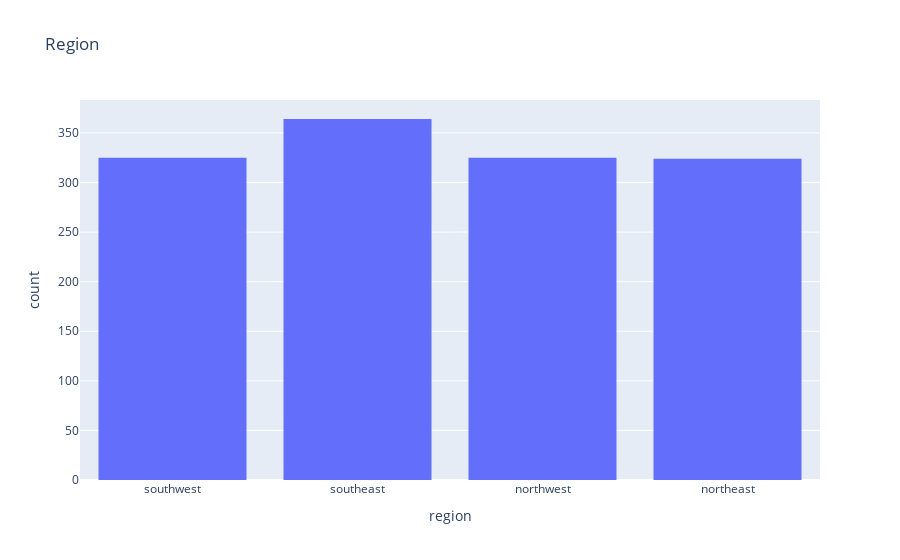

The cell this chart's notebook holds for it:
### Code cell
px.histogram(medical_df,x='region',title='Region')

### Figure 1 — Plotly figure (JSON) as saved in the notebook; plotly's stock layout.template omitted (floating-point values rounded to 4 significant figures; data arrays with more than 128 entries replaced by an {"elided": "..."} marker saying what was removed)
{"data": [{"bingroup": "x", "hovertemplate": "region=%{x}<br>count=%{y}<extra></extra>", "legendgroup": "", "marker": {"color": "#636efa", "pattern": {"shape": ""}}, "name": "", "orientation": "v", "showlegend": false, "type": "histogram", "x": {"elided": "1338 str values"}, "xaxis": "x", "yaxis": "y"}], "layout": {"barmode": "relative", "legend": {"tracegroupgap": 0}, "title": {"text": "Region"}, "xaxis": {"anchor": "y", "domain": [0, 1], "title": {"text": "region"}}, "yaxis": {"anchor": "x", "domain": [0, 1], "title": {"text": "count"}}}}
